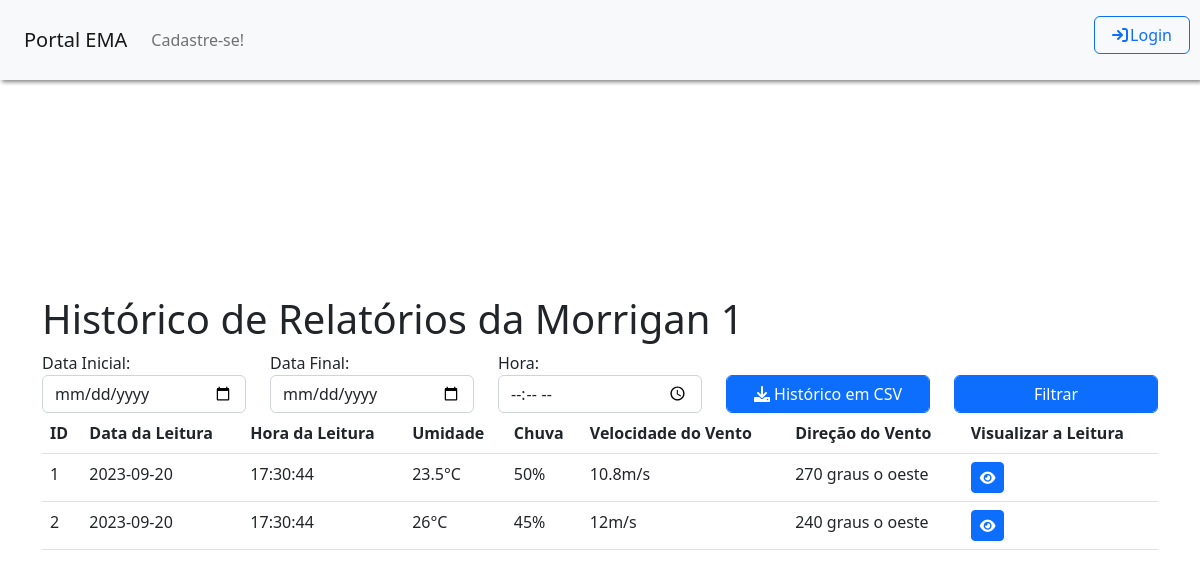
The app's page /Tela_Listar_Relatorios.php?idema=1, older data.
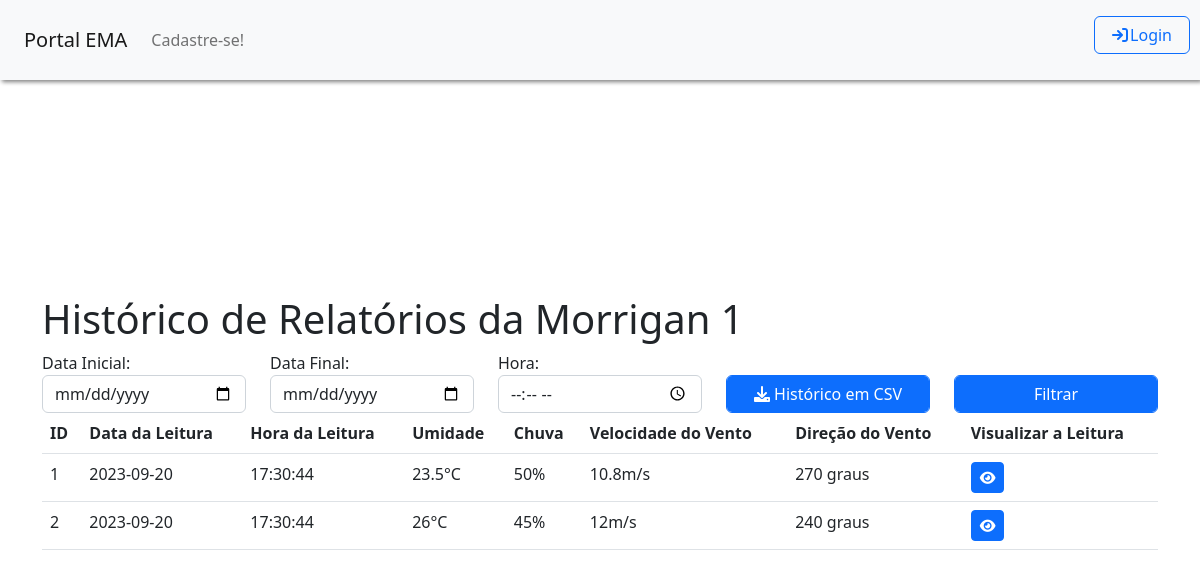
The same page, newer data.
### tables this page shows
CREATE TABLE IF NOT EXISTS emas (
  idema INT NOT NULL AUTO_INCREMENT,
  nome VARCHAR(45) NOT NULL,
  ip VARCHAR(45) NOT NULL,
  publica INT NOT NULL,
  latitude VARCHAR(45) NOT NULL,
  longitude VARCHAR(45) NOT NULL,
  usuarios_idusuario INT NOT NULL,
  certificado_ssl BLOB NULL,
  ativa INT NOT NULL,
  topico_kafka VARCHAR (45) NOT NULL,
  PRIMARY KEY (idema, usuarios_idusuario),
    FOREIGN KEY (usuarios_idusuario)
    REFERENCES usuarios (idusuario));

CREATE TABLE IF NOT EXISTS relatorios (
  idrelatorio INT NOT NULL AUTO_INCREMENT,
  data DATE NOT NULL,
  hora TIME NOT NULL,

   
  temperatura FLOAT NOT NULL,
  unidade_tem VARCHAR(5) NOT NULL,
  
  umidade FLOAT NOT NULL,
  unidade_um VARCHAR(5) NOT NULL,

  vento_velocidade FLOAT NOT NULL,
  unidade_vv VARCHAR(5) NOT NULL,
  
  vento_direcao FLOAT NOT NULL,
  unidade_vd VARCHAR(50) NOT NULL,

   
  radiacao_solar FLOAT NULL,
  unidade_rs VARCHAR(5) NULL,

  pressao_atmos FLOAT NULL,
  unidade_pa VARCHAR(5) NULL,
  
  volume_chuva FLOAT NULL,
  unidade_vc VARCHAR(5) NULL,
    
  frequencia_chuva FLOAT NULL,
  unidade_fc VARCHAR(5) NULL,
  
   
   
  nao_previstos JSON NULL,
  erro INT NULL,
  emas_idema INT,
  emas_usuarios_idusuario INT,
 PRIMARY KEY (idrelatorio, emas_idema, emas_usuarios_idusuario),
    FOREIGN KEY (emas_idema , emas_usuarios_idusuario)
    REFERENCES emas (idema , usuarios_idusuario));

### controllers/controller_relatorio.php (the view, shortened to what this page needs)
<?php
function listarRelatorios($idema) {
    $conexao = conectarBanco();
    if ($_SERVER['REQUEST_METHOD'] === 'POST') {
        $dataInicial = $_POST['data_inicial'];
        $dataFinal = $_POST['data_final'];
        $horaLeitura = $_POST['hora_leitura'];
        $sql = "SELECT * FROM relatorios WHERE 1=1 AND emas_idema = '$idema'";
        if (!empty($dataInicial)) {
            $sql .= " AND data >= '$dataInicial'";
        }
        if (!empty($dataFinal)) {
            $sql .= " AND data <= '$dataFinal'";
        }
        if (!empty($horaLeitura)) {
            $sql .= " AND hora >= '$horaLeitura'";
        }
        $result = $conexao->query($sql);
    } else {
        $sql = "SELECT * FROM relatorios WHERE 1 = 1 AND emas_idema = '$idema'";
        $result = $conexao->query($sql);
    }
    if ($result->num_rows >= 0) {
        while ($row = $result->fetch_assoc()) {
            echo '<tr id="row-' . $row['idrelatorio'] . '">';
            echo '<td>' . $row['idrelatorio'] . '</td>';
            echo '<td>' . $row['data'] . '</td>';
            echo '<td>' . $row['hora'] . '</td>';
            echo '<td>' . $row['temperatura'] . $row['unidade_tem'] . '</td>';
            echo '<td>' . $row['umidade'] . $row['unidade_um'] . '</td>';
            echo '<td>' . $row['vento_velocidade'] . $row['unidade_vv'] . '</td>';
            echo '<td>' . $row['vento_direcao'] . ' ' . $row['unidade_vd'] . '</td>';
            echo '<td>';
            echo '<a href="Tela_Visualizar_Relatorio.php?idrelatorio=' . $row['idrelatorio'] . '"><button name="btn-visualizar-relatorio" type="button" class="btn btn-primary btn-sm" onclick="">';
            echo '<i class="fas fa-eye"></i>';
            echo '</button></a>';
            echo '</td>';
            echo '</tr>';
        }
    } else {
        echo '<tr><td colspan="7">Nenhum dado encontrado.</td></tr>';
    }
}
function buscarEMAPorID($idema) {
    $conexao = conectarBanco();
    $idema = mysqli_real_escape_string($conexao, $idema);
    $query = "SELECT * FROM emas WHERE idema = '$idema'";
    $resultado = mysqli_query($conexao, $query);
    if ($resultado && mysqli_num_rows($resultado) > 0) {
        $ema = mysqli_fetch_assoc($resultado);
        return $ema;
    } else {
        return false;
    }
}
?>

### Tela_Listar_Relatorios.php (shortened to what this page needs)
<!DOCTYPE html>
<?php
require '../portalEMA/functions/geral.php';
require '../portalEMA/controllers/controller_relatorio.php';
$emaID = $_GET['idema'];
$ema = buscarEMAPorID($emaID);
?>
<html>
    <head>
        <link rel="stylesheet" type="text/css" href="../portalEMA/css/style.css">
        <link rel="stylesheet" href="https://unpkg.com/leaflet@1.7.1/dist/leaflet.css" />
        <link rel="stylesheet" href="https://cdnjs.cloudflare.com/ajax/libs/font-awesome/6.0.0-beta3/css/all.min.css">
        <link rel="stylesheet" type="text/css" href="https://cdn.jsdelivr.net/npm/bootstrap@5.2.3/dist/css/bootstrap.min.css">
    </head>
    <body>
        <?php
        menu();
        ?>
        <div class="container" style="margin-top: 5%;">
            <h1>Histórico de Relatórios da <?php echo $ema['nome'] ?></h1>
            <form method="POST" action="">
                <div class="row justify-content-between">
                    <div class="col">
                        <label for="data_inicial">Data Inicial:</label>
                        <input type="date" name="data_inicial" id="dataInicial" class="form-control">
                    </div>
                    <div class="col">
                        <label for="data_final">Data Final:</label>
                        <input type="date" name="data_final" id="dataFinal" class="form-control">
                    </div>
                    <div class="col">
                        <label for="hora_leitura">Hora:</label>
                        <input type="time" name="hora_leitura" id="hora" class="form-control">
                    </div>
                    <div class="col">
                        <a href="../portalEMA/functions/download_historico_csv.php?idema=<?php echo $emaID;?>&&nome=<?php echo $ema['nome'];?>" class="btn btn-primary form-control">
                        <i class="fas fa-download"></i>
                            Histórico em CSV
                        </a>
                    </div>
                    <div class="col">
                        <button name="btn-filtrar" type="submit" class="btn btn-primary form-control">Filtrar</button>
                    </div>
                </div>
            </form>
            <div class="table-responsive">
                <table class="table">
                    <thead>
                        <tr>
                            <th>ID</th>
                            <th>Data da Leitura</th>
                            <th>Hora da Leitura</th>
                            <th>Umidade</th>
                            <th>Chuva</th>
                            <th>Velocidade do Vento</th>
                            <th>Direção do Vento</th>
                            <th>Visualizar a Leitura</th>
                        </tr>
                    </thead>
                    <tbody>
                        <?php
                        listarRelatorios($ema['idema']);
                        ?>
                    </tbody>
                </table>
            </div>
        </div>
    </body>
</html>

### functions/geral.php (shortened to what this page needs)
<?php
function menu() {
    if (estalogado()) {
        echo '<nav class="navbar navbar-expand-lg bg-light">
            <a class="navbar-brand" style="margin-left: 2%" href="../portalEMA/Tela_Principal.php">Bem vindo, ' . $_SESSION['nome_login'] . '!</a>
            <button class="navbar-toggler" type="button" data-toggle="collapse" data-target="#navbarSupportedContent" aria-controls="navbarSupportedContent" aria-expanded="false" aria-label="Toggle navigation">
                <span class="navbar-toggler-icon"></span>
            </button>
            <div class="collapse navbar-collapse" id="navbarSupportedContent">
                <ul class="navbar-nav mr-auto">';
        if ($_SESSION['nivel_acesso'] == "1") {
            echo'<li class="nav-item dropdown">
                        <a class="nav-link dropdown-toggle" id="navbarDropdown" role="button" data-bs-toggle="dropdown" aria-haspopup="true" aria-expanded="false">
                            Usuários
                        </a>
                        <div class="dropdown-menu" aria-labelledby="navbarDropdown">
                            <a class="dropdown-item" href="../portalEMA/Tela_Cadastro_Usuario.php">Cadastrar Usuário</a>
                            <div class="dropdown-divider"></div>
                            <a class="dropdown-item" href="../portalEMA/Tela_Listar_Usuarios.php">Listar Usuários</a>
                        </div>
                    </li>';
        }
        echo'    <li class="nav-item dropdown">
                        <a class="nav-link dropdown-toggle" id="navbarDropdown" role="button" data-bs-toggle="dropdown" aria-haspopup="true" aria-expanded="false">
                            EMAs
                        </a>
                        <div class="dropdown-menu" aria-labelledby="navbarDropdown">
                            <a class="dropdown-item" href="../portalEMA/Tela_Cadastro_EMA.php">Cadastrar EMA</a>
                            <div class="dropdown-divider"></div>
                            <a class="dropdown-item" href="../portalEMA/Tela_Listar_EMAs.php">Apresentar EMAs</a>
                        </div>
                    </li>
               <li class="nav-item">
                <form action="../portalEMA/functions/logout.php">
                    <button style="position: absolute; top: 20%; right: 10px; width:8%;" class="btn btn-outline-danger" type="submit"><i style="padding-right: 3%;" class="fas fa-sign-out"></i>Logout</button>
                </form>
                </li>
                </ul>
            </div>
        </nav>';
    } else {
        echo '
            <nav class="navbar navbar-expand-lg bg-light">
            <a class="navbar-brand" style="margin-left: 2%" href="../portalEMA/Tela_Principal.php">Portal EMA</a>
            <button class="navbar-toggler" type="button" data-toggle="collapse" data-target="#navbarSupportedContent" aria-controls="navbarSupportedContent" aria-expanded="false" aria-label="Toggle navigation">
                <span class="navbar-toggler-icon"></span>
            </button>
            <div class="collapse navbar-collapse" id="navbarSupportedContent">
                <ul class="navbar-nav mr-auto">
                <li class="nav-item">
                    <a href="../portalEMA/Tela_Cadastro_Usuario.php" class="nav-link" role="button">
                        Cadastre-se!
                    </a>
                </li>
                <li class="nav-item">
                <form action="../portalEMA/Tela_Login.php">
                    <button style="position: absolute; top: 20%; right: 10px; width:8%;" class="btn btn-outline-primary" type="submit"><i style="padding-right: 3%;" class="fas fa-sign-in"></i>Login</button>
                </form>
                </li>
                </ul>
            </div>
        </nav>';
    }
}
?>

### css/style.css (style rules this page uses)
html, body { height: 100%; }
body { display: -ms-flexbox; display: -webkit-box; display: flex; -ms-flex-align: center; -ms-flex-pack: center; -webkit-box-align: center; align-items: center; -webkit-box-pack: center; justify-content: center; padding-top: 40px; padding-bottom: 40px; background-color: #f5f5f5; }

### Tela_Listar_Relatorios.php (style rules this page uses)
.navbar { position: fixed; top: 0; width: 100%; height: 10%; z-index: 2; filter: drop-shadow(2px 2px 2px grey); }

Row changes from the older to the newer data that the page shows:
changed relatorios (number 1 of 2 on the later page): unidade_vd "graus o oeste" → "graus"
changed relatorios (number 2 of 2 on the later page): unidade_vd "graus o oeste" → "graus"
